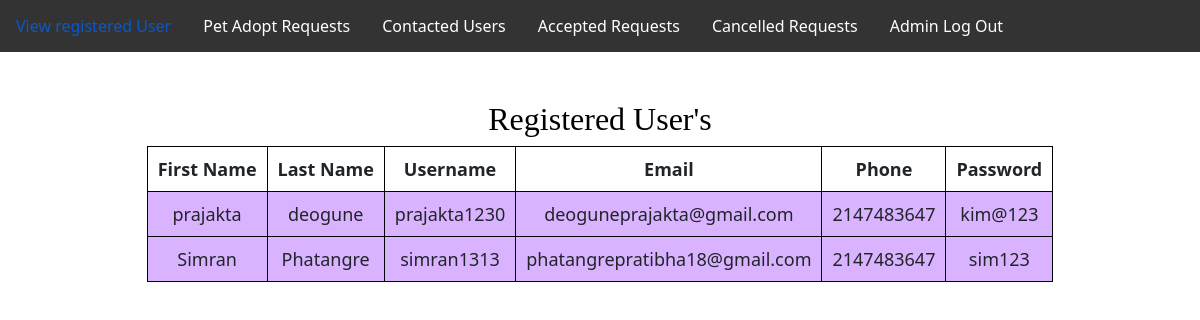
Screenshot of /userregister.php with the database file from the repository.
### tables this page shows
CREATE TABLE `register` (
  `Fname` varchar(15) NOT NULL,
  `Lname` varchar(15) NOT NULL,
  `Username` varchar(30) NOT NULL,
  `Email` varchar(50) NOT NULL,
  `Phone` int(10) NOT NULL,
  `Password` varchar(20) NOT NULL
);

### userregister.php (the view, shortened to what this page needs)
<?php
 include "adminnavbar.php";
include "db_connect.php";
$sql = "SELECT * FROM register";
$result = $conn->query($sql);
?>
<!DOCTYPE html>
<html lang="en">
<head>
</head>
<body>
	<section>
        <br>
        <br>
		<h1>Registered User's</h1>
		<table>
			<tr>
                <th>First Name</th>
                <th>Last Name</th>
				<th>Username</th>
				<th>Email</th>
                <th>Phone</th>
				<th>Password</th>
			</tr>
			<?php
				while($rows=$result->fetch_assoc())
				{
			?>
			<tr>
                <td><?php echo $rows['Fname'];?></td>
                <td><?php echo $rows['Lname'];?></td>
				<td><?php echo $rows['Username'];?></td>
				<td><?php echo $rows['Email'];?></td>
                <td><?php echo $rows['Phone'];?></td>
				<td><?php echo $rows['Password'];?></td>
			</tr>
			<?php
				}
			?>
		</table>
	</section>
</body>
</html>

### userregister.php (style rules this page uses)
table { margin: 0 auto; font-size: large; border: 1px solid black; }
h1 { text-align: center; color: #000000; font-size: xx-large; font-family: 'Gill Sans', 'Gill Sans MT', ' Calibri', 'Trebuchet MS', 'sans-serif'; }
td { background-color: #d9b3ff; border: 1px solid black; }
th, td { font-weight: bold; border: 1px solid black; padding: 10px; text-align: center; }
td { font-weight: lighter; }

### rows the page displays
register: Fname "prajakta", Lname "deogune", Username "prajakta1230", Email "deoguneprajakta@gmail.com", Phone "2147483647", Password "kim@123"
register: Fname "Simran", Lname "Phatangre", Username "simran1313", Email "phatangrepratibha18@gmail.com", Phone "2147483647", Password "sim123"
